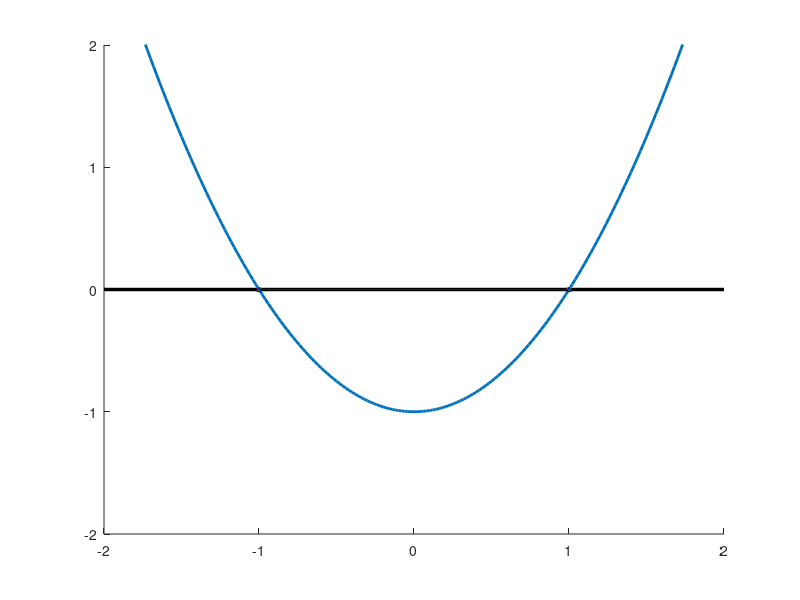

This chart was generated by the following MATLAB code:
clear;
clc;
f = @(x) x.^2 - 1;
h = 0.0000001;
f_der = @(x) (f(x + h) - f(x)) / h;

epsilon = 0.00001;
a = -1;
b = 1;
plot_step = (b-a)/100;
num_of_roots = 2;
x = [a-1:plot_step:b+1];
hold on
plot(x, f(x), 'LineWidth', 2);
plot([a-1 b+1], [0 0], 'k', 'LineWidth', 2.5);
xlim([a-1, b+1])
ylim([a-1, b+1])
  
x = linspace(a, b, 100);
y = f(x);
h = (b - a) / 10;
  
function roots = bbisection_method(f, a, b, epsilon, max_iter, root_num)
  n = 0;
  fx = [];
  roots=[];
  h = (b - a) / 10;
  at = a - h;
  i = 0;
  iterr=100;
  while size(roots) < root_num && iterr-- > 0
    at = at + h;
    bt = at + h;
    a1 = at;
    b1 = bt;
    hold on
    if f(a1)*f(b1) <= 0
      i += 1;
      while (b1 - a1) / 2 > epsilon && n < max_iter
        n = n + 1;
        c = (a1 + b1) / 2;
        fc = f(c);
        fx = [fx fc];

        if sign(fc) == sign(f(a1))
          a1 = c;
        else
          b1 = c;
        end
      endwhile
      root = (a1 + b1)/2;
      roots(i) = root;
    endif
    endwhile 
endfunction

function roots = nnewton_method(f, a, b, epsilon, max_iter, root_num)
  n = 0;
  roots=[];
  h = (b - a) / 10;
  at = a - h;
  i = 0;
  iterr = max_iter*10;
  df = @(x) (f(x + h) - f(x)) / h;

  while size(roots) < root_num && iterr-- > 0
    at = at + h;
    bt = at + h;
    x0 = at;
    hold on
    if f(at)*f(bt) <= 0
      i += 1;
      while abs(f(x0)) > epsilon && n < max_iter
        n = n + 1;
        x1 = x0 - f(x0) / df(x0);
        x0 = x1;
      endwhile
      roots(i) = x0;
   
    endif
  endwhile 
endfunction

function fzero_roots = fzero_method(f, a, b, epsilon, max_iter, root_num)
  n = 0;
  fzero_roots=[];
  h = (b - a) / 10;
  at = a - h;
  i = 0;
  iterr = max_iter*10;

  while size(fzero_roots) < root_num && iterr-- > 0
    at = at + h;
    bt = at + h;
    x0 = at;
    hold on
    if f(at)*f(bt) <= 0
      i += 1;
      x0 = fzero(f, x0);
      fzero_roots(i) = x0;
    endif
  endwhile 
  
endfunction
  
bisection_roots = bbisection_method(f, a, b, epsilon, 100, num_of_roots)
plot(bisection_roots, f(bisection_roots), 'marker', 'o', 'color', 'r', 'markersize', 3)


newton_roots = nnewton_method(f, a, b, epsilon, 100, num_of_roots)
plot(newton_roots, f(newton_roots), 'marker', 'x', 'color', 'g', 'markersize', 3)


fzero_roots = fzero_method(f, a, b, epsilon, 100, num_of_roots)
plot(fzero_roots, f(fzero_roots), 'marker', '^', 'color', 'b', 'markersize', 3)
